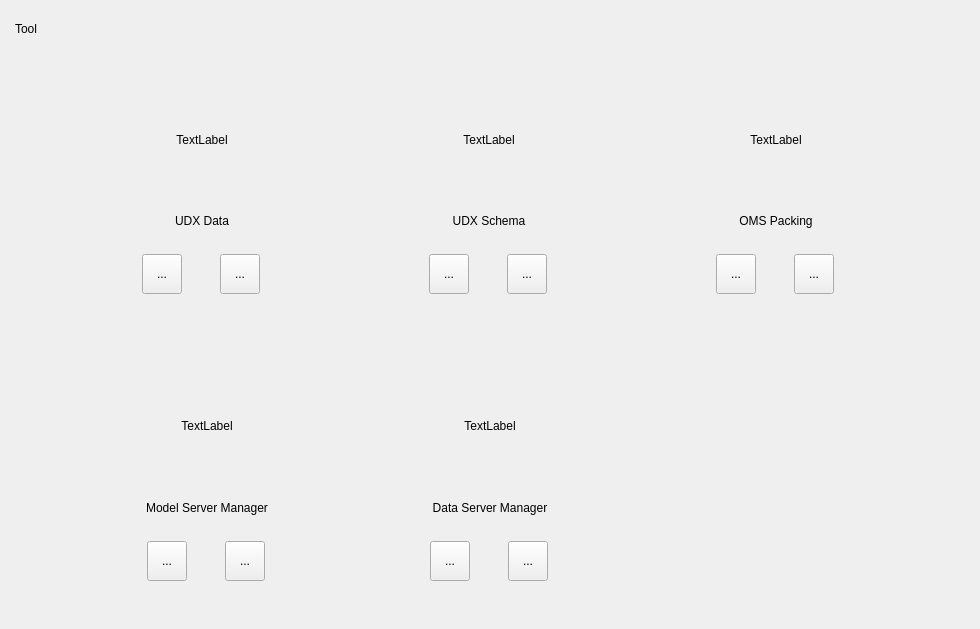
<?xml version="1.0" encoding="UTF-8"?>
<ui version="4.0">
 <class>OgmToolUI</class>
 <widget class="QWidget" name="OgmToolUI">
  <property name="geometry">
   <rect>
    <x>0</x>
    <y>0</y>
    <width>980</width>
    <height>629</height>
   </rect>
  </property>
  <property name="windowTitle">
   <string>Form</string>
  </property>
  <layout class="QVBoxLayout" name="verticalLayout">
   <property name="leftMargin">
    <number>15</number>
   </property>
   <property name="rightMargin">
    <number>15</number>
   </property>
   <item>
    <widget class="QWidget" name="widget" native="true">
     <property name="sizePolicy">
      <sizepolicy hsizetype="Preferred" vsizetype="Fixed">
       <horstretch>0</horstretch>
       <verstretch>0</verstretch>
      </sizepolicy>
     </property>
     <property name="minimumSize">
      <size>
       <width>0</width>
       <height>35</height>
      </size>
     </property>
     <property name="maximumSize">
      <size>
       <width>16777215</width>
       <height>35</height>
      </size>
     </property>
     <property name="statusTip">
      <string>widget-miniTop</string>
     </property>
     <layout class="QHBoxLayout" name="horizontalLayout">
      <property name="leftMargin">
       <number>0</number>
      </property>
      <property name="topMargin">
       <number>0</number>
      </property>
      <property name="rightMargin">
       <number>0</number>
      </property>
      <property name="bottomMargin">
       <number>0</number>
      </property>
      <item>
       <widget class="QLabel" name="Tool">
        <property name="statusTip">
         <string>lbl-f18-title</string>
        </property>
        <property name="text">
         <string>Tool</string>
        </property>
       </widget>
      </item>
      <item>
       <spacer name="horizontalSpacer">
        <property name="orientation">
         <enum>Qt::Horizontal</enum>
        </property>
        <property name="sizeHint" stdset="0">
         <size>
          <width>889</width>
          <height>20</height>
         </size>
        </property>
       </spacer>
      </item>
     </layout>
    </widget>
   </item>
   <item>
    <widget class="QWidget" name="widget_2" native="true">
     <layout class="QVBoxLayout" name="verticalLayout_2">
      <property name="leftMargin">
       <number>40</number>
      </property>
      <property name="rightMargin">
       <number>40</number>
      </property>
      <item>
       <widget class="QWidget" name="widget_3" native="true">
        <layout class="QHBoxLayout" name="horizontalLayout_2">
         <property name="spacing">
          <number>30</number>
         </property>
         <property name="leftMargin">
          <number>0</number>
         </property>
         <property name="topMargin">
          <number>0</number>
         </property>
         <property name="rightMargin">
          <number>0</number>
         </property>
         <property name="bottomMargin">
          <number>20</number>
         </property>
         <item>
          <widget class="QWidget" name="widget_5" native="true">
           <property name="sizePolicy">
            <sizepolicy hsizetype="Fixed" vsizetype="Preferred">
             <horstretch>0</horstretch>
             <verstretch>0</verstretch>
            </sizepolicy>
           </property>
           <property name="minimumSize">
            <size>
             <width>220</width>
             <height>0</height>
            </size>
           </property>
           <property name="maximumSize">
            <size>
             <width>220</width>
             <height>16777215</height>
            </size>
           </property>
           <layout class="QVBoxLayout" name="verticalLayout_4" stretch="3,1">
            <property name="spacing">
             <number>0</number>
            </property>
            <item>
             <widget class="QWidget" name="widget_11" native="true">
              <property name="statusTip">
               <string>widget-tool-top</string>
              </property>
              <layout class="QVBoxLayout" name="verticalLayout_7" stretch="4,1">
               <item>
                <widget class="QLabel" name="lblToolUdx">
                 <property name="statusTip">
                  <string>lbl-tool-icon</string>
                 </property>
                 <property name="text">
                  <string>TextLabel</string>
                 </property>
                 <property name="alignment">
                  <set>Qt::AlignCenter</set>
                 </property>
                </widget>
               </item>
               <item>
                <widget class="QLabel" name="lblToolUdxName">
                 <property name="statusTip">
                  <string>lbl-tool-name</string>
                 </property>
                 <property name="text">
                  <string>UDX Data</string>
                 </property>
                 <property name="alignment">
                  <set>Qt::AlignCenter</set>
                 </property>
                </widget>
               </item>
              </layout>
             </widget>
            </item>
            <item>
             <widget class="QWidget" name="widget_12" native="true">
              <property name="statusTip">
               <string>widget-tool-bottom</string>
              </property>
              <layout class="QHBoxLayout" name="horizontalLayout_5">
               <item>
                <widget class="QToolButton" name="btnToolUdxDataRun">
                 <property name="minimumSize">
                  <size>
                   <width>40</width>
                   <height>40</height>
                  </size>
                 </property>
                 <property name="maximumSize">
                  <size>
                   <width>40</width>
                   <height>40</height>
                  </size>
                 </property>
                 <property name="statusTip">
                  <string>btn-tool</string>
                 </property>
                 <property name="text">
                  <string>...</string>
                 </property>
                </widget>
               </item>
               <item>
                <widget class="QToolButton" name="btnToolUdxInfo">
                 <property name="minimumSize">
                  <size>
                   <width>40</width>
                   <height>40</height>
                  </size>
                 </property>
                 <property name="maximumSize">
                  <size>
                   <width>40</width>
                   <height>40</height>
                  </size>
                 </property>
                 <property name="statusTip">
                  <string>btn-tool</string>
                 </property>
                 <property name="text">
                  <string>...</string>
                 </property>
                </widget>
               </item>
              </layout>
             </widget>
            </item>
           </layout>
          </widget>
         </item>
         <item>
          <widget class="QWidget" name="widget_7" native="true">
           <property name="sizePolicy">
            <sizepolicy hsizetype="Fixed" vsizetype="Preferred">
             <horstretch>0</horstretch>
             <verstretch>0</verstretch>
            </sizepolicy>
           </property>
           <property name="minimumSize">
            <size>
             <width>220</width>
             <height>0</height>
            </size>
           </property>
           <property name="maximumSize">
            <size>
             <width>220</width>
             <height>16777215</height>
            </size>
           </property>
           <layout class="QVBoxLayout" name="verticalLayout_6" stretch="3,1">
            <property name="spacing">
             <number>0</number>
            </property>
            <item>
             <widget class="QWidget" name="widget_15" native="true">
              <property name="statusTip">
               <string>widget-tool-top</string>
              </property>
              <layout class="QVBoxLayout" name="verticalLayout_9" stretch="4,1">
               <item>
                <widget class="QLabel" name="lblToolA">
                 <property name="statusTip">
                  <string>lbl-tool-icon</string>
                 </property>
                 <property name="text">
                  <string>TextLabel</string>
                 </property>
                 <property name="alignment">
                  <set>Qt::AlignCenter</set>
                 </property>
                </widget>
               </item>
               <item>
                <widget class="QLabel" name="label_2">
                 <property name="statusTip">
                  <string>lbl-tool-name</string>
                 </property>
                 <property name="text">
                  <string>UDX Schema</string>
                 </property>
                 <property name="alignment">
                  <set>Qt::AlignCenter</set>
                 </property>
                </widget>
               </item>
              </layout>
             </widget>
            </item>
            <item>
             <widget class="QWidget" name="widget_16" native="true">
              <property name="statusTip">
               <string>widget-tool-bottom</string>
              </property>
              <layout class="QHBoxLayout" name="horizontalLayout_9">
               <item>
                <widget class="QToolButton" name="btnToolUdxSchemaRun">
                 <property name="minimumSize">
                  <size>
                   <width>40</width>
                   <height>40</height>
                  </size>
                 </property>
                 <property name="maximumSize">
                  <size>
                   <width>40</width>
                   <height>40</height>
                  </size>
                 </property>
                 <property name="statusTip">
                  <string>btn-tool</string>
                 </property>
                 <property name="text">
                  <string>...</string>
                 </property>
                </widget>
               </item>
               <item>
                <widget class="QToolButton" name="btnToolAInfo">
                 <property name="minimumSize">
                  <size>
                   <width>40</width>
                   <height>40</height>
                  </size>
                 </property>
                 <property name="maximumSize">
                  <size>
                   <width>40</width>
                   <height>40</height>
                  </size>
                 </property>
                 <property name="statusTip">
                  <string>btn-tool</string>
                 </property>
                 <property name="text">
                  <string>...</string>
                 </property>
                </widget>
               </item>
              </layout>
             </widget>
            </item>
           </layout>
          </widget>
         </item>
         <item>
          <widget class="QWidget" name="widget_6" native="true">
           <property name="sizePolicy">
            <sizepolicy hsizetype="Fixed" vsizetype="Preferred">
             <horstretch>0</horstretch>
             <verstretch>0</verstretch>
            </sizepolicy>
           </property>
           <property name="minimumSize">
            <size>
             <width>220</width>
             <height>0</height>
            </size>
           </property>
           <property name="maximumSize">
            <size>
             <width>220</width>
             <height>16777215</height>
            </size>
           </property>
           <layout class="QVBoxLayout" name="verticalLayout_5" stretch="3,1">
            <property name="spacing">
             <number>0</number>
            </property>
            <item>
             <widget class="QWidget" name="widget_13" native="true">
              <property name="statusTip">
               <string>widget-tool-top</string>
              </property>
              <layout class="QVBoxLayout" name="verticalLayout_8" stretch="4,1">
               <item>
                <widget class="QLabel" name="lblToolOms">
                 <property name="statusTip">
                  <string>lbl-tool-icon</string>
                 </property>
                 <property name="text">
                  <string>TextLabel</string>
                 </property>
                 <property name="alignment">
                  <set>Qt::AlignCenter</set>
                 </property>
                </widget>
               </item>
               <item>
                <widget class="QLabel" name="label">
                 <property name="statusTip">
                  <string>lbl-tool-name</string>
                 </property>
                 <property name="text">
                  <string>OMS Packing</string>
                 </property>
                 <property name="alignment">
                  <set>Qt::AlignCenter</set>
                 </property>
                </widget>
               </item>
              </layout>
             </widget>
            </item>
            <item>
             <widget class="QWidget" name="widget_14" native="true">
              <property name="statusTip">
               <string>widget-tool-bottom</string>
              </property>
              <layout class="QHBoxLayout" name="horizontalLayout_7">
               <item>
                <widget class="QToolButton" name="btnToolOmsRun">
                 <property name="minimumSize">
                  <size>
                   <width>40</width>
                   <height>40</height>
                  </size>
                 </property>
                 <property name="maximumSize">
                  <size>
                   <width>40</width>
                   <height>40</height>
                  </size>
                 </property>
                 <property name="statusTip">
                  <string>btn-tool</string>
                 </property>
                 <property name="text">
                  <string>...</string>
                 </property>
                </widget>
               </item>
               <item>
                <widget class="QToolButton" name="btnToolOmsInfo">
                 <property name="minimumSize">
                  <size>
                   <width>40</width>
                   <height>40</height>
                  </size>
                 </property>
                 <property name="maximumSize">
                  <size>
                   <width>40</width>
                   <height>40</height>
                  </size>
                 </property>
                 <property name="statusTip">
                  <string>btn-tool</string>
                 </property>
                 <property name="text">
                  <string>...</string>
                 </property>
                </widget>
               </item>
              </layout>
             </widget>
            </item>
           </layout>
          </widget>
         </item>
        </layout>
       </widget>
      </item>
      <item>
       <widget class="QWidget" name="widget_4" native="true">
        <layout class="QHBoxLayout" name="horizontalLayout_3">
         <property name="spacing">
          <number>30</number>
         </property>
         <item>
          <widget class="QWidget" name="widget_8" native="true">
           <property name="sizePolicy">
            <sizepolicy hsizetype="Fixed" vsizetype="Preferred">
             <horstretch>0</horstretch>
             <verstretch>0</verstretch>
            </sizepolicy>
           </property>
           <property name="minimumSize">
            <size>
             <width>220</width>
             <height>0</height>
            </size>
           </property>
           <property name="maximumSize">
            <size>
             <width>220</width>
             <height>16777215</height>
            </size>
           </property>
           <layout class="QVBoxLayout" name="verticalLayout_3" stretch="3,1">
            <property name="spacing">
             <number>0</number>
            </property>
            <item>
             <widget class="QWidget" name="widget_17" native="true">
              <property name="statusTip">
               <string>widget-tool-top</string>
              </property>
              <layout class="QVBoxLayout" name="verticalLayout_10" stretch="4,1">
               <item>
                <widget class="QLabel" name="lblToolB">
                 <property name="statusTip">
                  <string>lbl-tool-icon</string>
                 </property>
                 <property name="text">
                  <string>TextLabel</string>
                 </property>
                 <property name="alignment">
                  <set>Qt::AlignCenter</set>
                 </property>
                </widget>
               </item>
               <item>
                <widget class="QLabel" name="label_3">
                 <property name="statusTip">
                  <string>lbl-tool-name</string>
                 </property>
                 <property name="text">
                  <string>Model Server Manager</string>
                 </property>
                 <property name="alignment">
                  <set>Qt::AlignCenter</set>
                 </property>
                </widget>
               </item>
              </layout>
             </widget>
            </item>
            <item>
             <widget class="QWidget" name="widget_18" native="true">
              <property name="statusTip">
               <string>widget-tool-bottom</string>
              </property>
              <layout class="QHBoxLayout" name="horizontalLayout_11">
               <item>
                <widget class="QToolButton" name="btnToolBRun">
                 <property name="minimumSize">
                  <size>
                   <width>40</width>
                   <height>40</height>
                  </size>
                 </property>
                 <property name="maximumSize">
                  <size>
                   <width>40</width>
                   <height>40</height>
                  </size>
                 </property>
                 <property name="toolTip">
                  <string>manage your default server</string>
                 </property>
                 <property name="statusTip">
                  <string>btn-tool</string>
                 </property>
                 <property name="text">
                  <string>...</string>
                 </property>
                </widget>
               </item>
               <item>
                <widget class="QToolButton" name="btnToolBInfo">
                 <property name="minimumSize">
                  <size>
                   <width>40</width>
                   <height>40</height>
                  </size>
                 </property>
                 <property name="maximumSize">
                  <size>
                   <width>40</width>
                   <height>40</height>
                  </size>
                 </property>
                 <property name="statusTip">
                  <string>btn-tool</string>
                 </property>
                 <property name="text">
                  <string>...</string>
                 </property>
                </widget>
               </item>
              </layout>
             </widget>
            </item>
           </layout>
          </widget>
         </item>
         <item>
          <widget class="QWidget" name="widget_9" native="true">
           <property name="sizePolicy">
            <sizepolicy hsizetype="Fixed" vsizetype="Preferred">
             <horstretch>0</horstretch>
             <verstretch>0</verstretch>
            </sizepolicy>
           </property>
           <property name="minimumSize">
            <size>
             <width>220</width>
             <height>0</height>
            </size>
           </property>
           <property name="maximumSize">
            <size>
             <width>220</width>
             <height>16777215</height>
            </size>
           </property>
           <layout class="QVBoxLayout" name="verticalLayout_11" stretch="3,1">
            <property name="spacing">
             <number>0</number>
            </property>
            <item>
             <widget class="QWidget" name="widget_19" native="true">
              <property name="statusTip">
               <string>widget-tool-top</string>
              </property>
              <layout class="QVBoxLayout" name="verticalLayout_12" stretch="4,1">
               <item>
                <widget class="QLabel" name="lblToolData">
                 <property name="statusTip">
                  <string>lbl-tool-icon</string>
                 </property>
                 <property name="text">
                  <string>TextLabel</string>
                 </property>
                 <property name="alignment">
                  <set>Qt::AlignCenter</set>
                 </property>
                </widget>
               </item>
               <item>
                <widget class="QLabel" name="label_5">
                 <property name="statusTip">
                  <string>lbl-tool-name</string>
                 </property>
                 <property name="text">
                  <string>Data Server Manager</string>
                 </property>
                 <property name="alignment">
                  <set>Qt::AlignCenter</set>
                 </property>
                </widget>
               </item>
              </layout>
             </widget>
            </item>
            <item>
             <widget class="QWidget" name="widget_20" native="true">
              <property name="statusTip">
               <string>widget-tool-bottom</string>
              </property>
              <layout class="QHBoxLayout" name="horizontalLayout_4">
               <item>
                <widget class="QToolButton" name="btnToolDataRun">
                 <property name="minimumSize">
                  <size>
                   <width>40</width>
                   <height>40</height>
                  </size>
                 </property>
                 <property name="maximumSize">
                  <size>
                   <width>40</width>
                   <height>40</height>
                  </size>
                 </property>
                 <property name="statusTip">
                  <string>btn-tool</string>
                 </property>
                 <property name="text">
                  <string>...</string>
                 </property>
                </widget>
               </item>
               <item>
                <widget class="QToolButton" name="btnToolDataDesc">
                 <property name="minimumSize">
                  <size>
                   <width>40</width>
                   <height>40</height>
                  </size>
                 </property>
                 <property name="maximumSize">
                  <size>
                   <width>40</width>
                   <height>40</height>
                  </size>
                 </property>
                 <property name="statusTip">
                  <string>btn-tool</string>
                 </property>
                 <property name="text">
                  <string>...</string>
                 </property>
                </widget>
               </item>
              </layout>
             </widget>
            </item>
           </layout>
          </widget>
         </item>
         <item>
          <widget class="QWidget" name="widget_10" native="true">
           <property name="sizePolicy">
            <sizepolicy hsizetype="Minimum" vsizetype="Preferred">
             <horstretch>0</horstretch>
             <verstretch>0</verstretch>
            </sizepolicy>
           </property>
           <property name="minimumSize">
            <size>
             <width>220</width>
             <height>0</height>
            </size>
           </property>
           <property name="maximumSize">
            <size>
             <width>220</width>
             <height>16777215</height>
            </size>
           </property>
          </widget>
         </item>
        </layout>
       </widget>
      </item>
     </layout>
    </widget>
   </item>
  </layout>
 </widget>
 <resources/>
 <connections/>
</ui>
